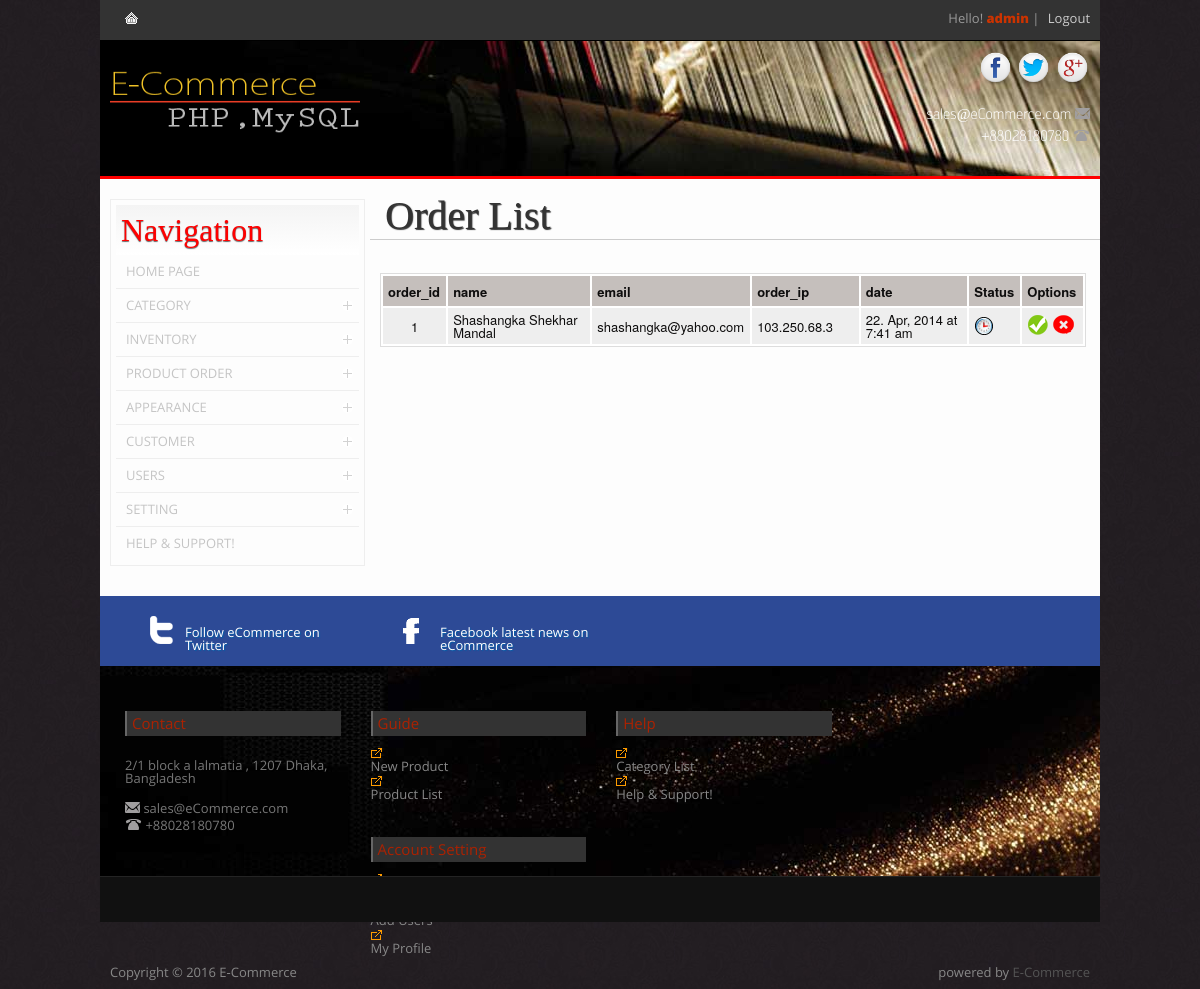
Page /ecommerce/admin/index.php?route=order&option=order_all (signed in) on the committed database.
### tables this page shows
CREATE TABLE IF NOT EXISTS `order_master` (
`order_id` int(10) unsigned NOT NULL,
  `totalQty` int(11) NOT NULL,
  `order_total` float NOT NULL,
  `name` varchar(250) NOT NULL,
  `email` varchar(250) NOT NULL,
  `contact` varchar(150) NOT NULL,
  `street` varchar(150) NOT NULL,
  `city` varchar(150) NOT NULL,
  `state` varchar(150) NOT NULL,
  `zip` varchar(150) NOT NULL,
  `address` varchar(250) NOT NULL,
  `order_ip` varchar(250) NOT NULL,
  `date` datetime NOT NULL,
  `status` tinyint(3) NOT NULL DEFAULT '0'
);

### ecommerce/admin/Views/process/get_order_list.php (called while the page is built, shortened)
<?php
  $per_page = 15;
  $cur_page = 1;
    $offset = ($cur_page-1)*$per_page;
    $res = mysql_query("SELECT *
                        FROM
                        order_master ORDER BY order_id DESC LIMIT ".$per_page." OFFSET ".$offset);
?>

### ecommerce/admin/Views/order_list.php (the view, shortened to what this page needs)
<div class="content_box_aside">
    <div class="aside_box">
    <h2>
        Navigation</h2>
        <div class="glossymenu">
			<?php require_once 'SiteMenu.php'; ?>
    	</div>
    </div>
</div>
<div class="content_box_main">
    <div class="topic_title">
    <h2>
        Order List</h2>
    </div>
    <div class="topic_details">
      <div class="product_list">
    <?php include("process/get_order_list.php");?>
    <?php
    if(isset($res))
    {
			echo '<table cellpadding="5"" cellspacing="2" width="90%" class="product_list">
			   <thead>
					<tr>
						<td width="5%"><b>order_id</b></td>
						<td width="20%"><b>name</b></td>
						<td width="5%"><b>email</b></td>
						<td width="15%"><b>order_ip</b></td>
						<td width="15%"><b>date</b></td>
						<td width="5%"><b>Status</b></td>
						<td width="5%"><b>Options</b></td>
					</tr>
				</thead>';
				echo '<tbody>';
                while($result = mysql_fetch_assoc($res))
				{
                ?>
                <tr>
                    <td align="center">
					     <?php echo $result['order_id']; ?></td>
                    <td><?php echo $result['name']; ?></td>
                    <td><?php echo $result['email'];?></td>
                    <td><?php echo $result['order_ip']; ?>
                    </td>
                    <td><?php $date = $result['date']; $date = date_create($date);
							  echo date_format($date, 'd. M, Y')." at ".date_format($date, 'g:i a'); ?>
                    </td>
                    <td>
                        <?php
						$status = $result['status'] ;
						if($status == 1){
							echo "<b style='color:green;'><img src='Resources/ico/delivered.png' title='Delivered'/></b>";}
						elseif ($status == 0){
							echo "<b style='color:red;'><img src='Resources/ico/pending.png' title='Pending'/></b>";
						}
					   ?>
                    </td>
                    <td class="actBtns">
                            <a href="index.php?route=order&option=view&order_id=<?php echo $result['order_id']; ?>"
                            title="View Details" class="tipS"><img src="Resources/ico/tick.png" alt="" /></a>
                            <a href="index.php?route=order&option=delete&order_id=<?php echo $result['order_id']; ?>"
                            title="Remove" class="tipS"><img src="Resources/ico/cross.png" alt="" /></a>
                    </td>
                </tr>
                <?php
                }
             echo '</tbody>';
             echo '</table>';
			}
		 ?>
		</div>
	</div>
</div>

### ecommerce/admin/Style/global_style.css (style rules this page uses)
html { background:#EBEBEB url(../Resources/images/body-bg.jpg); background-repeat: repeat; background-attachment: fixed; }

### ecommerce/admin/Style/content.css (style rules this page uses)
.aside_box { border: 1px solid #eee; margin-left:10px; margin-bottom:20px; padding:5px; }
.aside_box h2 { color: #f00; line-height:18px; font: 32px/40px 'Yesteryear', cursive; text-shadow: 0px 1px 1px #666; padding:5px; background: rgb(244,244,244); background: -moz-linear-gradient(top, rgba(244,244,244,1) 0%, rgba(255,255,255,1) 100%); background: -webkit-gradient(linear, left top, left bottom, color-stop(0%,rgba(244,244,244,1)), color-stop(100%,rgba(255,255,255,1))); background: -webkit-linear-gradient(top, rgba(244,244,244,1) 0%,rgba(255,255,255,1) 100%); background: -o-linear-gradient(top, rgba(244,244,244,1) 0%,rgba(255,255,255,1) 100%); background: -ms-linear-gradient(top, rgba(244,244,244,1) 0%,rgba(255,255,255,1) 100%); background: linear-gradient(to bottom, rgba(244,244,244,1) 0%,rgba(255,255,255,1) 100%); filter: progid:DXImageTransform.Microsoft.gradient( startColorstr='#f4f4f4', endColorstr='#ffffff',GradientType=0 ); }
.content_box_main { margin: 0 auto; width:730px; min-height: 10px; float: right; display: block; margin-top: 0px; border-left: 0px solid #eee; padding-top: 0px; padding-bottom: 20px; }
.content_box table { width: 100%; }
.topic_title { position: relative; height: 50px; margin-top: 10px; margin-bottom:20px; border-bottom: 1px solid #CCC; }
.topic_title h2 { margin-top: 7px; margin-left: 5px; float: left; padding-left: 10px; color: #333; font-size:35px; line-height:18px; font: 40px/40px 'Yesteryear', cursive; text-shadow: 1px 1px 1px #333; }
.topic_details { margin-top: 10px; margin-bottom: 20px; padding-left: 10px; }
.product_list table { width: 98%; border: 1px solid #ddd; background:#fff; }
.product_list thead { background:#C5BFBC; padding:10px; height:30px; border: 1px solid #ddd; }
.product_list tbody tr:nth-child(odd) { background: #eee;border: 1px solid #ddd; }

### rows in the picture
order_master: order_id "1", name "Shashangka Shekhar Mandal", email "shashangka@yahoo.com", order_ip "103.250.68.3", date "22. Apr, 2014", date "7:41 am", status 0 (drawn)

### other values in the picture
$user_name "admin"
